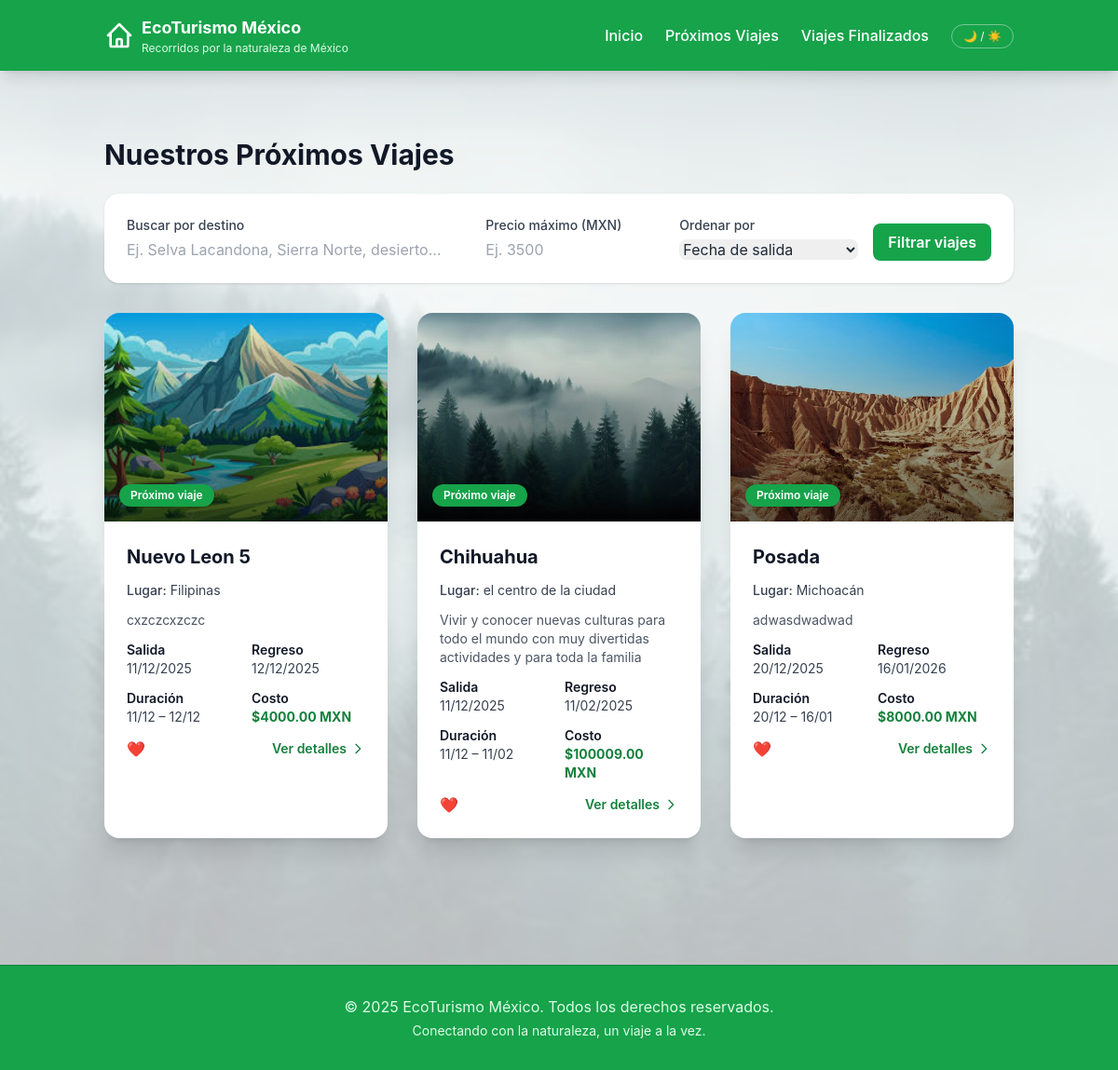
/viajesP/, run on the app's committed database.
### registros/models.py (models this page shows, shortened)
class Viajes(models.Model):
    destino = models.CharField(max_length=100)
    lugar = models.CharField(max_length=100)
    descripcion = RichTextField()
    fecha_salida = models.DateField()
    fecha_regreso = models.DateField()
    costo = models.DecimalField(max_digits=8, decimal_places=2)
    imagen = models.ImageField(null=True, upload_to="fotos", verbose_name="Fotografía")
    latitud = models.DecimalField(
        "Latitud (opcional)",
        max_digits=9,
        decimal_places=6,
        null=True,
        blank=True,
    )
    longitud = models.DecimalField(
        "Longitud (opcional)",
        max_digits=9,
        decimal_places=6,
        null=True,
        blank=True,
    )
    video_url = models.URLField(
        "URL de video (YouTube opcional)",
        max_length=200,
        null=True,
        blank=True,
    )
    cancelado = models.BooleanField(
        default=False,
        verbose_name="Viaje cancelado",
        help_text="Si está marcado, el viaje se mostrará como cancelado en el sitio público.",
    )
    created = models.DateTimeField(auto_now_add=True)
    updated = models.DateTimeField(auto_now_add=True)
    class Meta:
        verbose_name = "Viaje"
        verbose_name_plural = "Viajes"
        ordering = ["-created"]

### contenido/views.py (the view)
# urls.py: path("viajesP/", views.viajesProximos, name="viajes_proximos"),
def viajesProximos(request):
    hoy = datetime.date.today()
    viajes_qs = Viajes.objects.filter(fecha_salida__gte=hoy, cancelado=False)
    orden = request.GET.get("orden", "fecha")
    if orden == "precio":
        viajes_qs = viajes_qs.order_by("costo")
    elif orden == "precio_desc":
        viajes_qs = viajes_qs.order_by("-costo")
    else:
        viajes_qs = viajes_qs.order_by("fecha_salida")
    q = request.GET.get("q", "").strip()
    precio_max = request.GET.get("precio_max", "").strip()
    if q:
        viajes_qs = viajes_qs.filter(destino__icontains=q)
    if precio_max:
        try:
            precio_valor = float(precio_max)
            viajes_qs = viajes_qs.filter(costo__lte=precio_valor)
        except ValueError:
            pass
    paginator = Paginator(viajes_qs, 9)
    page_number = request.GET.get("page")
    page_obj = paginator.get_page(page_number)
    context = {
        "viajes_lista": page_obj.object_list,
        "page_obj": page_obj,
        "q": q,
        "precio_max": precio_max,
        "orden": orden,
    }
    return render(request, "contenido/viajesP.html", context)

### contenido/templates/contenido/viajesP.html (shortened to what this page needs)
{% extends "contenido/base.html" %}
{% load static %}
{% block content %}
<section class="py-6">
    <h1 class="text-3xl font-bold text-gray-900 dark:text-gray-100 mb-6">Nuestros Próximos Viajes</h1>
    <form method="get" class="mb-8 bg-white dark:bg-gray-800 rounded-2xl shadow p-4 md:p-6 flex flex-col md:flex-row md:items-end md:space-x-4 space-y-4 md:space-y-0">
        <div class="flex-1">
            <label for="q" class="block text-sm font-medium text-gray-700 dark:text-gray-200 mb-1">Buscar por destino</label>
            <input type="text" name="q" id="q"
                   value="{{ q }}"
                   class="w-full rounded-lg border-gray-300 dark:border-gray-600 dark:bg-gray-900 dark:text-gray-100 focus:border-green-500 focus:ring-green-500"
                   placeholder="Ej. Selva Lacandona, Sierra Norte, desierto...">
        </div>
        <div class="w-full md:w-48">
            <label for="precio_max" class="block text-sm font-medium text-gray-700 dark:text-gray-200 mb-1">Precio máximo (MXN)</label>
            <input type="number" name="precio_max" id="precio_max" min="0" step="0.01"
                   value="{{ precio_max }}"
                   class="w-full rounded-lg border-gray-300 dark:border-gray-600 dark:bg-gray-900 dark:text-gray-100 focus:border-green-500 focus:ring-green-500"
                   placeholder="Ej. 3500">
        </div>
        <div class="w-full md:w-48">
            <label for="orden" class="block text-sm font-medium text-gray-700 dark:text-gray-200 mb-1">Ordenar por</label>
            <select name="orden" id="orden"
                    class="w-full rounded-lg border-gray-300 dark:border-gray-600 dark:bg-gray-900 dark:text-gray-100 focus:border-green-500 focus:ring-green-500">
                <option value="fecha" {% if orden == "fecha" %}selected{% endif %}>Fecha de salida</option>
            </select>
        </div>
        <div class="w-full md:w-auto">
            <button type="submit"
                    class="w-full inline-flex justify-center items-center px-4 py-2 rounded-lg bg-green-600 text-white font-semibold hover:bg-green-700 transition">
                Filtrar viajes
            </button>
        </div>
    </form>
    <div class="grid grid-cols-1 md:grid-cols-2 lg:grid-cols-3 gap-8">
        {% for viaje in viajes_lista %}
        <article class="bg-white dark:bg-gray-800 rounded-2xl shadow-xl overflow-hidden flex flex-col">
            <div class="relative">
                <img class="w-full h-56 object-cover"
                     src="{% if viaje.imagen %}{{ viaje.imagen.url }}{% else %}{% static 'contenido/img/img-bosque.jpg' %}{% endif %}"
                     alt="{{ viaje.destino }}">
                <div class="absolute inset-0 bg-gradient-to-t from-black/60 to-transparent"></div>
                <div class="absolute bottom-4 left-4">
                    <span class="inline-block bg-green-600 text-white text-xs font-semibold px-3 py-1 rounded-full shadow">
                        Próximo viaje
                    </span>
                </div>
            </div>
            <div class="flex-1 flex flex-col p-6 space-y-3">
                <h2 class="text-xl font-bold text-gray-900 dark:text-gray-100">{{ viaje.destino }}</h2>
                <p class="text-sm text-gray-500 flex items-center space-x-1">
                    <span class="font-medium text-gray-700 dark:text-gray-200">Lugar:</span>
                    <span class="text-gray-700 dark:text-gray-300">{{ viaje.lugar }}</span>
                </p>
                <p class="text-sm text-gray-600 dark:text-gray-300 line-clamp-3">
                    {{ viaje.descripcion|striptags|truncatechars:140 }}
                </p>
                <div class="grid grid-cols-2 gap-3 text-sm text-gray-700 dark:text-gray-200 mt-2">
                    <div>
                        <p class="font-semibold text-gray-900 dark:text-gray-100">Salida</p>
                        <p>{{ viaje.fecha_salida|date:"d/m/Y" }}</p>
                    </div>
                    <div>
                        <p class="font-semibold text-gray-900 dark:text-gray-100">Regreso</p>
                        <p>{{ viaje.fecha_regreso|date:"d/m/Y" }}</p>
                    </div>
                    <div>
                        <p class="font-semibold text-gray-900 dark:text-gray-100">Duración</p>
                        <p>{{ viaje.fecha_salida|date:"d/m" }} – {{ viaje.fecha_regreso|date:"d/m" }}</p>
                    </div>
                    <div>
                        <p class="font-semibold text-gray-900 dark:text-gray-100">Costo</p>
                        <p class="text-green-700 dark:text-green-400 font-bold">
                            ${{ viaje.costo }} MXN
                        </p>
                    </div>
                </div>
                <div class="mt-4 flex justify-between items-center">
                    <button type="button"
                            class="favorito-btn text-gray-400 hover:text-red-500 transition"
                            data-viaje-id="{{ viaje.id }}">
                        ❤️
                    </button>
                    <a href="{% url 'viaje_detalle' viaje.id %}"
                       class="inline-flex items-center text-sm font-semibold text-green-700 hover:text-green-900">
                        Ver detalles
                        <svg xmlns="http://www.w3.org/2000/svg" class="h-4 w-4 ml-1" fill="none" viewBox="0 0 24 24" stroke="currentColor">
                            <path stroke-linecap="round" stroke-linejoin="round" stroke-width="2"
                                  d="M9 5l7 7-7 7" />
                        </svg>
                    </a>
                </div>
            </div>
        </article>
        {% endfor %}
    </div>
</section>
{% endblock %}

### contenido/templates/contenido/base.html (shortened to what this page needs)
<!DOCTYPE html>
<html lang="es">
{% load static %}
<head>
    <script src="https://cdn.tailwindcss.com"></script>
</head>
<body class="bg-gray-50 text-gray-800 relative dark:bg-gray-900 dark:text-gray-100">
    {% include "contenido/tabBar.html" %}
    <main class="container mx-auto px-6 py-12">
        {% block content %}
        {% endblock %}
    </main>
    <footer class="bg-green-600 border-t border-green-700 mt-16">
        <div class="container mx-auto px-6 py-8 text-center text-green-100">
            <p>&copy; 2025 EcoTurismo México. Todos los derechos reservados.</p>
            <p class="text-sm mt-1">Conectando con la naturaleza, un viaje a la vez.</p>
        </div>
    </footer>
</body>
</html>

### contenido/templates/contenido/tabBar.html (shortened to what this page needs)
<nav class="bg-green-600 shadow-lg sticky top-0 z-50">
    <div class="container mx-auto px-6 py-4 flex justify-between items-center">
        <a href="{% url 'inicio' %}" class="flex items-center space-x-2">
            <div class="flex flex-col">
                <span class="font-bold text-lg text-white">EcoTurismo México</span>
                <span class="text-xs text-green-100">Recorridos por la naturaleza de México</span>
            </div>
        </a>
        <ul class="flex items-center space-x-6">
            <li>
                <a href="{% url 'inicio' %}" class="text-white hover:text-green-200 font-medium">Inicio</a>
            </li>
            <li>
                <a href="{% url 'viajes_proximos' %}" class="text-white hover:text-green-200 font-medium">Próximos Viajes</a>
            </li>
            <li>
                <a href="{% url 'viajes_terminados' %}" class="text-white hover:text-green-200 font-medium">Viajes Finalizados</a>
            </li>
            <li>
                <button id="theme-toggle"
                        class="px-3 py-1 rounded-full border border-white/40 text-white text-xs hover:bg-white/10">
                    🌙 / ☀️
                </button>
            </li>
        </ul>
    </div>
</nav>

### contenido/templates/contenido/base.html (style rules this page uses)
body { font-family: 'Inter', sans-serif; }

### data on the page
Viajes: imagen (picture), destino "Nuevo Leon 5", lugar "Filipinas", descripcion "cxzczcxzczc", fecha_salida "11/12/2025", fecha_regreso "12/12/2025", fecha_salida "11/12", fecha_regreso "12/12", costo "4000.00"
Viajes: imagen (picture), destino "Chihuahua", lugar "el centro de la ciudad", descripcion "Vivir y conocer nuevas culturas para todo el mundo con muy divertidas actividades y para toda la familia", fecha_salida "11/12/2025", fecha_regreso "11/02/2025", fecha_salida "11/12", fecha_regreso "11/02", costo "100009.00"
Viajes: imagen (picture), destino "Posada", lugar "Michoacán", descripcion "adwasdwadwad", fecha_salida "20/12/2025", fecha_regreso "16/01/2026", fecha_salida "20/12", fecha_regreso "16/01", costo "8000.00"
